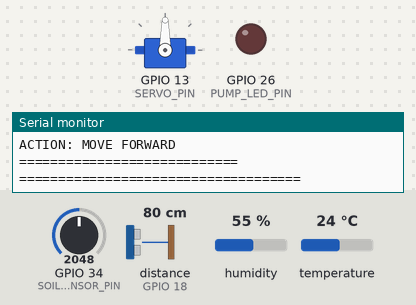
The sketch below on a simulated ESP32. On the bench: servo, output pins drawn as LEDs (lit = HIGH), the last lines printed to the serial monitor. Wiring (from diagram.json): ultrasonic range finder: trigger GPIO 5; echo GPIO 18. Inputs (shaded band) come from the test bench; at power-on: GPIO 34 (SOIL_SENSOR_PIN) = 2048, temperature 24 °C, distance to the obstacle (sensor on GPIO 18) 80 cm, humidity 55 %. The echo pulse lasts 58.3 µs per cm; pins used as bus, display or sensor lines are not drawn.

Above: at 1.6 s.
1.7 s: GPIO 34 (SOIL_SENSOR_PIN) set to 1354
At 2.48 s:
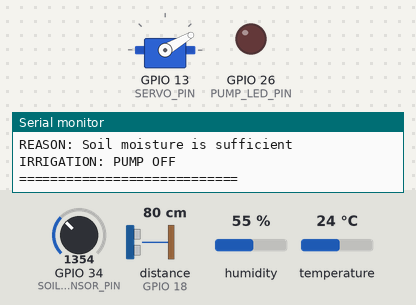
5.2 s: GPIO 34 (SOIL_SENSOR_PIN) set to 1258
At 5.54 s:
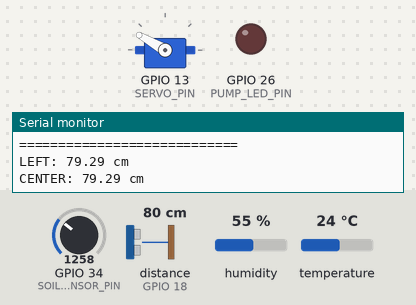
At 8.6 s:
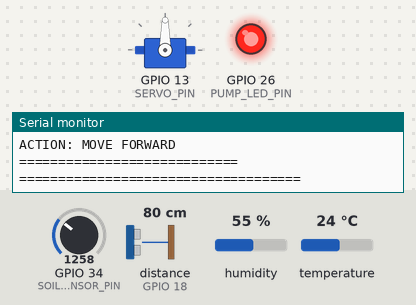
17.2 s: temperature set to 34.4 °C
20.7 s: temperature set to 35.5 °C
Timing chart, 0 to 25.2 s (numbered marks = the images above; inputs shaded):
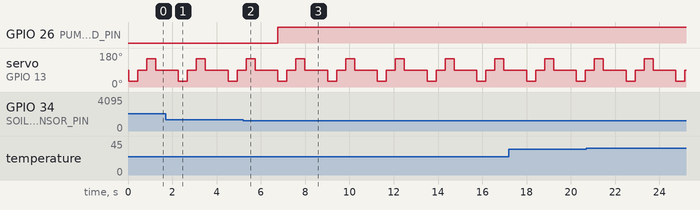

The sketch:

SmartAgricultureRobot.ino
```cpp
#include <ESP32Servo.h>
#include <DHT.h>

// ================================
// PIN CONFIGURATION
// ================================

#define TRIG_PIN 5
#define ECHO_PIN 18
#define SERVO_PIN 13

#define SOIL_SENSOR_PIN 34
#define PUMP_LED_PIN 26

#define DHT_PIN 27
#define DHT_TYPE DHT22


// ================================
// THRESHOLDS
// ================================

#define OBSTACLE_DISTANCE 20
#define DRY_SOIL 1300


// ================================
// OBJECTS
// ================================

Servo robotServo;
DHT dht(DHT_PIN, DHT_TYPE);


// ================================
// ROBOT MOVEMENT FUNCTIONS
// ================================

void moveForward() {
  Serial.println("ACTION: MOVE FORWARD");
}

void turnLeft() {
  Serial.println("ACTION: TURN LEFT");
}

void turnRight() {
  Serial.println("ACTION: TURN RIGHT");
}

void stopRobot() {
  Serial.println("ACTION: STOP");
}


// ================================
// IRRIGATION FUNCTIONS
// ================================

void turnPumpOn() {
  digitalWrite(PUMP_LED_PIN, HIGH);
  Serial.println("IRRIGATION: PUMP ON");
}

void turnPumpOff() {
  digitalWrite(PUMP_LED_PIN, LOW);
  Serial.println("IRRIGATION: PUMP OFF");
}


// ================================
// ULTRASONIC DISTANCE FUNCTION
// ================================

float getDistance() {

  digitalWrite(TRIG_PIN, LOW);
  delayMicroseconds(2);

  digitalWrite(TRIG_PIN, HIGH);
  delayMicroseconds(10);

  digitalWrite(TRIG_PIN, LOW);

  long duration = pulseIn(ECHO_PIN, HIGH);

  if (duration == 0) {
    return 400;
  }

  float distance = duration * 0.034 / 2;

  return distance;
}


// ================================
// IRRIGATION AGENT
// ================================

void irrigationAgent(
  int soilValue,
  float temperature,
  float humidity
) {

  Serial.println();
  Serial.println("===== IRRIGATION AGENT =====");

  // Check soil moisture
  if (soilValue < DRY_SOIL) {

    Serial.println("SOIL: DRY");

    // High priority irrigation condition
    if (temperature > 35 && humidity < 40) {

      Serial.println("PRIORITY: HIGH");

      Serial.println(
        "REASON: Dry soil + high temperature + low humidity"
      );

    }

    // Normal irrigation condition
    else {

      Serial.println("PRIORITY: NORMAL");

      Serial.println(
        "REASON: Soil moisture is low"
      );

    }

    // Turn irrigation ON
    turnPumpOn();

  }

  // Soil is sufficiently moist
  else {

    Serial.println("SOIL: MOIST/WET");

    Serial.println("PRIORITY: NONE");

    Serial.println(
      "REASON: Soil moisture is sufficient"
    );

    // Turn irrigation OFF
    turnPumpOff();
  }

  Serial.println("============================");
}


// ================================
// NAVIGATION AGENT
// ================================

void navigationAgent(
  float leftDistance,
  float centerDistance,
  float rightDistance
) {

  Serial.println();
  Serial.println("===== NAVIGATION AGENT =====");


  // --------------------------------
  // PATH CLEAR
  // --------------------------------

  if (centerDistance > OBSTACLE_DISTANCE) {

    Serial.println("PATH: CLEAR");

    Serial.println("DECISION: MOVE FORWARD");

    moveForward();
  }


  // --------------------------------
  // OBSTACLE DETECTED
  // --------------------------------

  else {

    Serial.println("PATH: BLOCKED");

    stopRobot();


    // Left side has more space
    if (leftDistance > rightDistance) {

      Serial.println("DECISION: TURN LEFT");

      turnLeft();
    }


    // Right side has more space
    else if (rightDistance > leftDistance) {

      Serial.println("DECISION: TURN RIGHT");

      turnRight();
    }


    // Both sides have same distance
    else {

      Serial.println(
        "DECISION: LEFT AND RIGHT BLOCKED"
      );

      Serial.println("DECISION: STOP");

      stopRobot();
    }
  }

  Serial.println("============================");
}


// ================================
// SETUP
// ================================

void setup() {

  Serial.begin(115200);


  // Ultrasonic sensor
  pinMode(TRIG_PIN, OUTPUT);
  pinMode(ECHO_PIN, INPUT);


  // Pump LED
  pinMode(PUMP_LED_PIN, OUTPUT);
  digitalWrite(PUMP_LED_PIN, LOW);


  // Servo
  robotServo.attach(SERVO_PIN);
  robotServo.write(90);


  // DHT22
  dht.begin();


  // Startup message
  Serial.println();
  Serial.println("====================================");
  Serial.println(" SMART AGRICULTURE ROBOT STARTED");
  Serial.println("====================================");
}


// ================================
// MAIN LOOP
// ================================

void loop() {

  // ==================================
  // 1. SOIL SENSOR
  // ==================================

  int soilValue = analogRead(SOIL_SENSOR_PIN);

  Serial.println();
  Serial.println("------ FARM SENSOR DATA ------");

  Serial.print("Soil Sensor: ");
  Serial.println(soilValue);


  // ==================================
  // 2. DHT22 SENSOR
  // ==================================

  float temperature = dht.readTemperature();
  float humidity = dht.readHumidity();


  if (isnan(temperature) || isnan(humidity)) {

    Serial.println("DHT22 ERROR: Reading failed");

  }

  else {

    Serial.print("Temperature: ");
    Serial.print(temperature);
    Serial.println(" °C");


    Serial.print("Humidity: ");
    Serial.print(humidity);
    Serial.println(" %");


    // Temperature decision
    if (temperature > 35) {

      Serial.println(
        "ENVIRONMENT: HIGH TEMPERATURE"
      );

    }

    else {

      Serial.println(
        "ENVIRONMENT: NORMAL TEMPERATURE"
      );
    }


    // Humidity decision
    if (humidity < 40) {

      Serial.println(
        "ENVIRONMENT: LOW HUMIDITY"
      );

    }

    else {

      Serial.println(
        "ENVIRONMENT: NORMAL HUMIDITY"
      );
    }


    // ==================================
    // 3. IRRIGATION AGENT
    // ==================================

    irrigationAgent(
      soilValue,
      temperature,
      humidity
    );
  }


  // ==================================
  // 4. LEFT SCAN
  // ==================================

  robotServo.write(30);

  delay(400);

  float leftDistance = getDistance();

  Serial.print("LEFT: ");
  Serial.print(leftDistance);
  Serial.println(" cm");


  // ==================================
  // 5. CENTER SCAN
  // ==================================

  robotServo.write(90);

  delay(400);

  float centerDistance = getDistance();

  Serial.print("CENTER: ");
  Serial.print(centerDistance);
  Serial.println(" cm");


  // ==================================
  // 6. RIGHT SCAN
  // ==================================

  robotServo.write(150);

  delay(400);

  float rightDistance = getDistance();

  Serial.print("RIGHT: ");
  Serial.print(rightDistance);
  Serial.println(" cm");


  // Return servo to center
  robotServo.write(90);


  // ==================================
  // 7. NAVIGATION AGENT
  // ==================================

  navigationAgent(
    leftDistance,
    centerDistance,
    rightDistance
  );


  Serial.println("====================================");


  // Wait before next cycle
  delay(1000);
}
```

Measured:
- the behaviour switches between 1300 and 1299 on GPIO 34 (SOIL_SENSOR_PIN) (found by bisection; images 1 and 2)
- after the input at 5.2 s, GPIO 26 (PUMP_LED_PIN): LOW → HIGH after 1.6 s
- by itself, servo on GPIO 13 (SERVO_PIN): repeats every 2.2 s: 90° 1.0 s, 30° 0.41 s, 90° 0.41 s, 150° 0.41 s
